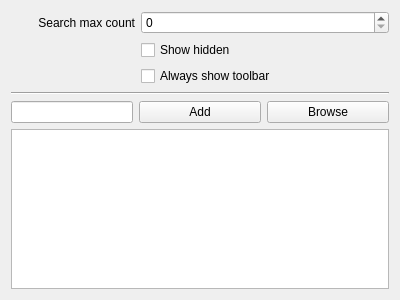
<?xml version="1.0" encoding="UTF-8"?>
<ui version="4.0">
 <class>FileManagerSettings</class>
 <widget class="QWidget" name="FileManagerSettings">
  <property name="geometry">
   <rect>
    <x>0</x>
    <y>0</y>
    <width>400</width>
    <height>300</height>
   </rect>
  </property>
  <layout class="QVBoxLayout" name="verticalLayout_2">
   <item>
    <layout class="QHBoxLayout" name="layout_searchCount">
     <item>
      <widget class="QLabel" name="label_searchCount">
       <property name="sizePolicy">
        <sizepolicy hsizetype="Preferred" vsizetype="Preferred">
         <horstretch>1</horstretch>
         <verstretch>0</verstretch>
        </sizepolicy>
       </property>
       <property name="text">
        <string>Search max count</string>
       </property>
       <property name="alignment">
        <set>Qt::AlignRight|Qt::AlignTrailing|Qt::AlignVCenter</set>
       </property>
      </widget>
     </item>
     <item>
      <widget class="QSpinBox" name="spinBox_searchCount">
       <property name="sizePolicy">
        <sizepolicy hsizetype="Minimum" vsizetype="Fixed">
         <horstretch>2</horstretch>
         <verstretch>0</verstretch>
        </sizepolicy>
       </property>
      </widget>
     </item>
    </layout>
   </item>
   <item>
    <layout class="QHBoxLayout" name="layout_hidden">
     <item>
      <widget class="QLabel" name="label_hidden">
       <property name="sizePolicy">
        <sizepolicy hsizetype="Preferred" vsizetype="Preferred">
         <horstretch>1</horstretch>
         <verstretch>0</verstretch>
        </sizepolicy>
       </property>
      </widget>
     </item>
     <item>
      <widget class="QCheckBox" name="checkBox_hidden">
       <property name="sizePolicy">
        <sizepolicy hsizetype="Minimum" vsizetype="Fixed">
         <horstretch>2</horstretch>
         <verstretch>0</verstretch>
        </sizepolicy>
       </property>
       <property name="text">
        <string>Show hidden</string>
       </property>
      </widget>
     </item>
    </layout>
   </item>
   <item>
    <layout class="QHBoxLayout" name="layout_toolbar">
     <item>
      <widget class="QLabel" name="label_toolbar">
       <property name="sizePolicy">
        <sizepolicy hsizetype="Preferred" vsizetype="Preferred">
         <horstretch>1</horstretch>
         <verstretch>0</verstretch>
        </sizepolicy>
       </property>
      </widget>
     </item>
     <item>
      <widget class="QCheckBox" name="checkBox_toolbar">
       <property name="sizePolicy">
        <sizepolicy hsizetype="Minimum" vsizetype="Fixed">
         <horstretch>2</horstretch>
         <verstretch>0</verstretch>
        </sizepolicy>
       </property>
       <property name="text">
        <string>Always show toolbar</string>
       </property>
      </widget>
     </item>
    </layout>
   </item>
   <item>
    <widget class="Line" name="line">
     <property name="orientation">
      <enum>Qt::Horizontal</enum>
     </property>
    </widget>
   </item>
   <item>
    <layout class="QVBoxLayout" name="verticalLayout">
     <item>
      <layout class="QHBoxLayout" name="layout_tabs">
       <item>
        <widget class="QLineEdit" name="lineEdit_tabs">
         <property name="sizePolicy">
          <sizepolicy hsizetype="Expanding" vsizetype="Fixed">
           <horstretch>1</horstretch>
           <verstretch>0</verstretch>
          </sizepolicy>
         </property>
        </widget>
       </item>
       <item>
        <widget class="QPushButton" name="pushButton_addTab">
         <property name="sizePolicy">
          <sizepolicy hsizetype="Minimum" vsizetype="Fixed">
           <horstretch>1</horstretch>
           <verstretch>0</verstretch>
          </sizepolicy>
         </property>
         <property name="text">
          <string>Add</string>
         </property>
        </widget>
       </item>
       <item>
        <widget class="QPushButton" name="pushButton_browseTab">
         <property name="sizePolicy">
          <sizepolicy hsizetype="Minimum" vsizetype="Fixed">
           <horstretch>1</horstretch>
           <verstretch>0</verstretch>
          </sizepolicy>
         </property>
         <property name="text">
          <string>Browse</string>
         </property>
        </widget>
       </item>
      </layout>
     </item>
     <item>
      <widget class="QListWidget" name="listWidget_tabs"/>
     </item>
    </layout>
   </item>
  </layout>
 </widget>
 <resources/>
 <connections/>
</ui>
